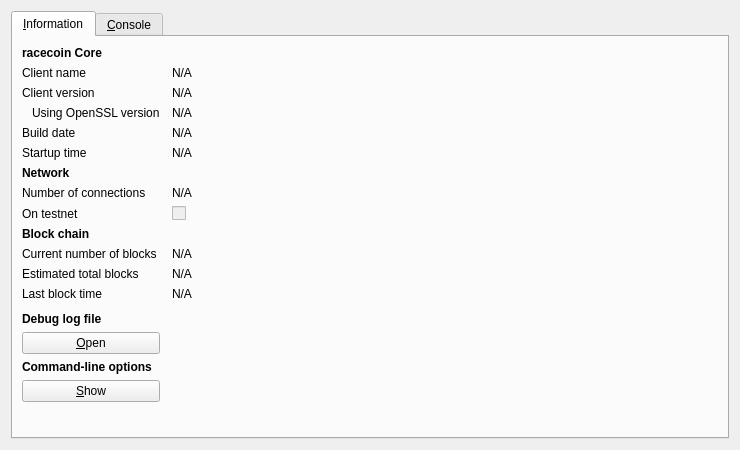
<?xml version="1.0" encoding="UTF-8"?>
<ui version="4.0">
 <class>RPCConsole</class>
 <widget class="QDialog" name="RPCConsole">
  <property name="geometry">
   <rect>
    <x>0</x>
    <y>0</y>
    <width>740</width>
    <height>450</height>
   </rect>
  </property>
  <property name="windowTitle">
   <string>racecoin - Debug window</string>
  </property>
  <layout class="QVBoxLayout" name="verticalLayout_2">
   <item>
    <widget class="QTabWidget" name="tabWidget">
     <property name="currentIndex">
      <number>0</number>
     </property>
     <widget class="QWidget" name="tab_info">
      <attribute name="title">
       <string>&amp;Information</string>
      </attribute>
      <layout class="QGridLayout" name="gridLayout" columnstretch="0,1">
       <property name="horizontalSpacing">
        <number>12</number>
       </property>
       <item row="0" column="0">
        <widget class="QLabel" name="label_9">
         <property name="font">
          <font>
           <weight>75</weight>
           <bold>true</bold>
          </font>
         </property>
         <property name="text">
          <string>racecoin Core</string>
         </property>
        </widget>
       </item>
       <item row="1" column="0">
        <widget class="QLabel" name="label_5">
         <property name="text">
          <string>Client name</string>
         </property>
        </widget>
       </item>
       <item row="1" column="1">
        <widget class="QLabel" name="clientName">
         <property name="cursor">
          <cursorShape>IBeamCursor</cursorShape>
         </property>
         <property name="text">
          <string>N/A</string>
         </property>
         <property name="textFormat">
          <enum>Qt::PlainText</enum>
         </property>
         <property name="textInteractionFlags">
          <set>Qt::LinksAccessibleByMouse|Qt::TextSelectableByKeyboard|Qt::TextSelectableByMouse</set>
         </property>
        </widget>
       </item>
       <item row="2" column="0">
        <widget class="QLabel" name="label_6">
         <property name="text">
          <string>Client version</string>
         </property>
        </widget>
       </item>
       <item row="2" column="1">
        <widget class="QLabel" name="clientVersion">
         <property name="cursor">
          <cursorShape>IBeamCursor</cursorShape>
         </property>
         <property name="text">
          <string>N/A</string>
         </property>
         <property name="textFormat">
          <enum>Qt::PlainText</enum>
         </property>
         <property name="textInteractionFlags">
          <set>Qt::LinksAccessibleByMouse|Qt::TextSelectableByKeyboard|Qt::TextSelectableByMouse</set>
         </property>
        </widget>
       </item>
       <item row="3" column="0">
        <widget class="QLabel" name="label_14">
         <property name="text">
          <string>Using OpenSSL version</string>
         </property>
         <property name="indent">
          <number>10</number>
         </property>
        </widget>
       </item>
       <item row="3" column="1">
        <widget class="QLabel" name="openSSLVersion">
         <property name="cursor">
          <cursorShape>IBeamCursor</cursorShape>
         </property>
         <property name="text">
          <string>N/A</string>
         </property>
         <property name="textFormat">
          <enum>Qt::PlainText</enum>
         </property>
         <property name="textInteractionFlags">
          <set>Qt::LinksAccessibleByMouse|Qt::TextSelectableByKeyboard|Qt::TextSelectableByMouse</set>
         </property>
        </widget>
       </item>
       <item row="4" column="0">
        <widget class="QLabel" name="label_12">
         <property name="text">
          <string>Build date</string>
         </property>
        </widget>
       </item>
       <item row="4" column="1">
        <widget class="QLabel" name="buildDate">
         <property name="cursor">
          <cursorShape>IBeamCursor</cursorShape>
         </property>
         <property name="text">
          <string>N/A</string>
         </property>
         <property name="textFormat">
          <enum>Qt::PlainText</enum>
         </property>
         <property name="textInteractionFlags">
          <set>Qt::LinksAccessibleByMouse|Qt::TextSelectableByKeyboard|Qt::TextSelectableByMouse</set>
         </property>
        </widget>
       </item>
       <item row="5" column="0">
        <widget class="QLabel" name="label_13">
         <property name="text">
          <string>Startup time</string>
         </property>
        </widget>
       </item>
       <item row="5" column="1">
        <widget class="QLabel" name="startupTime">
         <property name="cursor">
          <cursorShape>IBeamCursor</cursorShape>
         </property>
         <property name="text">
          <string>N/A</string>
         </property>
         <property name="textFormat">
          <enum>Qt::PlainText</enum>
         </property>
         <property name="textInteractionFlags">
          <set>Qt::LinksAccessibleByMouse|Qt::TextSelectableByKeyboard|Qt::TextSelectableByMouse</set>
         </property>
        </widget>
       </item>
       <item row="6" column="0">
        <widget class="QLabel" name="label_11">
         <property name="font">
          <font>
           <weight>75</weight>
           <bold>true</bold>
          </font>
         </property>
         <property name="text">
          <string>Network</string>
         </property>
        </widget>
       </item>
       <item row="7" column="0">
        <widget class="QLabel" name="label_7">
         <property name="text">
          <string>Number of connections</string>
         </property>
        </widget>
       </item>
       <item row="7" column="1">
        <widget class="QLabel" name="numberOfConnections">
         <property name="cursor">
          <cursorShape>IBeamCursor</cursorShape>
         </property>
         <property name="text">
          <string>N/A</string>
         </property>
         <property name="textFormat">
          <enum>Qt::PlainText</enum>
         </property>
         <property name="textInteractionFlags">
          <set>Qt::LinksAccessibleByMouse|Qt::TextSelectableByKeyboard|Qt::TextSelectableByMouse</set>
         </property>
        </widget>
       </item>
       <item row="8" column="0">
        <widget class="QLabel" name="label_8">
         <property name="text">
          <string>On testnet</string>
         </property>
        </widget>
       </item>
       <item row="8" column="1">
        <widget class="QCheckBox" name="isTestNet">
         <property name="enabled">
          <bool>false</bool>
         </property>
         <property name="text">
          <string/>
         </property>
        </widget>
       </item>
       <item row="9" column="0">
        <widget class="QLabel" name="label_10">
         <property name="font">
          <font>
           <weight>75</weight>
           <bold>true</bold>
          </font>
         </property>
         <property name="text">
          <string>Block chain</string>
         </property>
        </widget>
       </item>
       <item row="10" column="0">
        <widget class="QLabel" name="label_3">
         <property name="text">
          <string>Current number of blocks</string>
         </property>
        </widget>
       </item>
       <item row="10" column="1">
        <widget class="QLabel" name="numberOfBlocks">
         <property name="cursor">
          <cursorShape>IBeamCursor</cursorShape>
         </property>
         <property name="text">
          <string>N/A</string>
         </property>
         <property name="textFormat">
          <enum>Qt::PlainText</enum>
         </property>
         <property name="textInteractionFlags">
          <set>Qt::LinksAccessibleByMouse|Qt::TextSelectableByKeyboard|Qt::TextSelectableByMouse</set>
         </property>
        </widget>
       </item>
       <item row="11" column="0">
        <widget class="QLabel" name="label_4">
         <property name="text">
          <string>Estimated total blocks</string>
         </property>
        </widget>
       </item>
       <item row="11" column="1">
        <widget class="QLabel" name="totalBlocks">
         <property name="cursor">
          <cursorShape>IBeamCursor</cursorShape>
         </property>
         <property name="text">
          <string>N/A</string>
         </property>
         <property name="textFormat">
          <enum>Qt::PlainText</enum>
         </property>
         <property name="textInteractionFlags">
          <set>Qt::LinksAccessibleByMouse|Qt::TextSelectableByKeyboard|Qt::TextSelectableByMouse</set>
         </property>
        </widget>
       </item>
       <item row="12" column="0">
        <widget class="QLabel" name="label_2">
         <property name="text">
          <string>Last block time</string>
         </property>
        </widget>
       </item>
       <item row="12" column="1">
        <widget class="QLabel" name="lastBlockTime">
         <property name="cursor">
          <cursorShape>IBeamCursor</cursorShape>
         </property>
         <property name="text">
          <string>N/A</string>
         </property>
         <property name="textFormat">
          <enum>Qt::PlainText</enum>
         </property>
         <property name="textInteractionFlags">
          <set>Qt::LinksAccessibleByMouse|Qt::TextSelectableByKeyboard|Qt::TextSelectableByMouse</set>
         </property>
        </widget>
       </item>
       <item row="13" column="0">
        <spacer name="verticalSpacer_2">
         <property name="orientation">
          <enum>Qt::Vertical</enum>
         </property>
         <property name="sizeHint" stdset="0">
          <size>
           <width>20</width>
           <height>20</height>
          </size>
         </property>
        </spacer>
       </item>
       <item row="14" column="0">
        <widget class="QLabel" name="labelDebugLogfile">
         <property name="font">
          <font>
           <weight>75</weight>
           <bold>true</bold>
          </font>
         </property>
         <property name="text">
          <string>Debug log file</string>
         </property>
        </widget>
       </item>
       <item row="15" column="0">
        <widget class="QPushButton" name="openDebugLogfileButton">
         <property name="toolTip">
          <string>Open the racecoin debug log file from the current data directory. This can take a few seconds for large log files.</string>
         </property>
         <property name="text">
          <string>&amp;Open</string>
         </property>
         <property name="autoDefault">
          <bool>false</bool>
         </property>
        </widget>
       </item>
       <item row="16" column="0">
        <widget class="QLabel" name="labelCLOptions">
         <property name="font">
          <font>
           <weight>75</weight>
           <bold>true</bold>
          </font>
         </property>
         <property name="text">
          <string>Command-line options</string>
         </property>
        </widget>
       </item>
       <item row="17" column="0">
        <widget class="QPushButton" name="showCLOptionsButton">
         <property name="toolTip">
          <string>Show the racecoin-Qt help message to get a list with possible racecoin command-line options.</string>
         </property>
         <property name="text">
          <string>&amp;Show</string>
         </property>
         <property name="autoDefault">
          <bool>false</bool>
         </property>
        </widget>
       </item>
       <item row="18" column="0">
        <spacer name="verticalSpacer">
         <property name="orientation">
          <enum>Qt::Vertical</enum>
         </property>
         <property name="sizeHint" stdset="0">
          <size>
           <width>20</width>
           <height>40</height>
          </size>
         </property>
        </spacer>
       </item>
      </layout>
     </widget>
     <widget class="QWidget" name="tab_console">
      <attribute name="title">
       <string>&amp;Console</string>
      </attribute>
      <layout class="QVBoxLayout" name="verticalLayout_3">
       <property name="spacing">
        <number>3</number>
       </property>
       <item>
        <widget class="QTextEdit" name="messagesWidget">
         <property name="minimumSize">
          <size>
           <width>0</width>
           <height>100</height>
          </size>
         </property>
         <property name="readOnly">
          <bool>true</bool>
         </property>
         <property name="tabKeyNavigation" stdset="0">
          <bool>false</bool>
         </property>
         <property name="columnCount" stdset="0">
          <number>2</number>
         </property>
        </widget>
       </item>
       <item>
        <layout class="QHBoxLayout" name="horizontalLayout">
         <property name="spacing">
          <number>3</number>
         </property>
         <item>
          <widget class="QLabel" name="label">
           <property name="text">
            <string notr="true">&gt;</string>
           </property>
          </widget>
         </item>
         <item>
          <widget class="QLineEdit" name="lineEdit"/>
         </item>
         <item>
          <widget class="QPushButton" name="clearButton">
           <property name="maximumSize">
            <size>
             <width>24</width>
             <height>24</height>
            </size>
           </property>
           <property name="toolTip">
            <string>Clear console</string>
           </property>
           <property name="text">
            <string/>
           </property>
           <property name="icon">
            <iconset resource="../bitcoin.qrc">
             <normaloff>:/icons/remove</normaloff>:/icons/remove</iconset>
           </property>
           <property name="shortcut">
            <string notr="true">Ctrl+L</string>
           </property>
           <property name="autoDefault">
            <bool>false</bool>
           </property>
          </widget>
         </item>
        </layout>
       </item>
      </layout>
     </widget>
    </widget>
   </item>
  </layout>
 </widget>
 <resources>
  <include location="../bitcoin.qrc"/>
 </resources>
 <connections/>
</ui>
